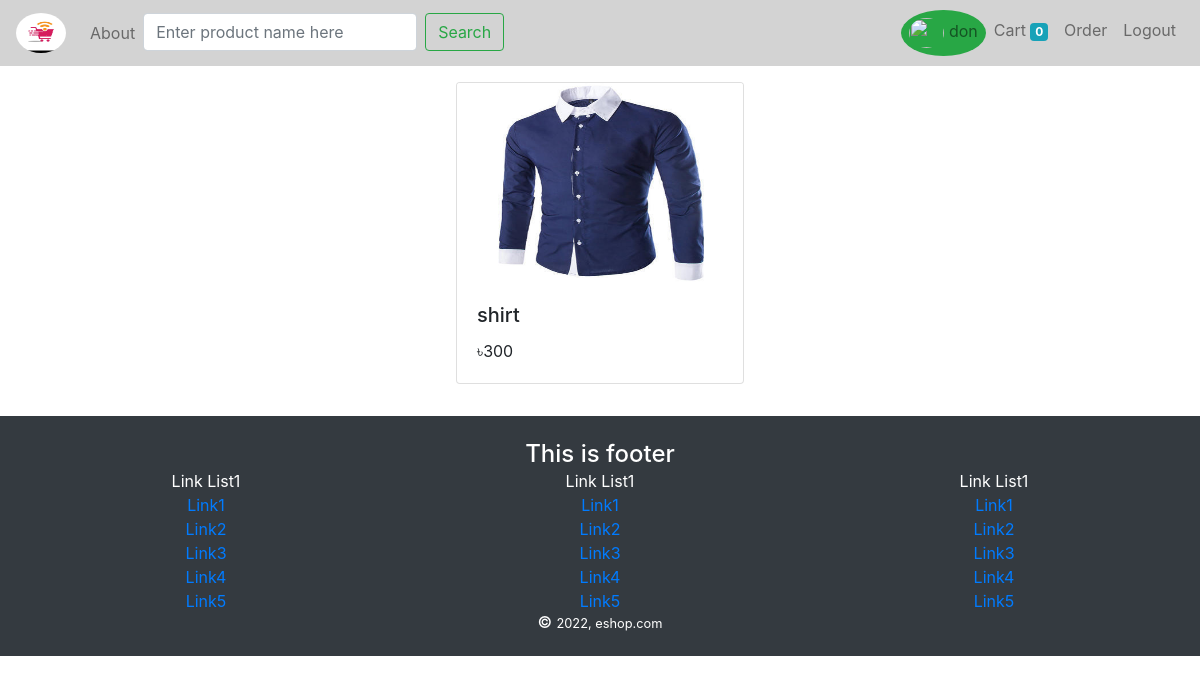
/detail/2/ (signed in), run on the app's committed database.
### store/models/products.py (models this page shows, shortened)
class Product(models.Model):
    name = models.CharField(max_length=250)
    price = models.IntegerField(default=0)
    category = models.ForeignKey(Category, on_delete=models.CASCADE, default=1)
    description = models.CharField(max_length=400, default="")
    image = models.ImageField(upload_to='upload/products/')
    class Meta:
        verbose_name = "Productt"

### store/views/detail.py (the view)
# urls.py: path('detail/<int:p_id>/', Detail.as_view(), name='detail'),
class Detail(View):
    def get(self, request, p_id):
        product = Product.objects.get(pk=p_id)
        return render(request, "store/detail.html", {"product": product})

### store/templatetags/custom_filter.py (called while the page is built)
@register.filter("add_currency_sign")
def add_currency_sign(price):
    return "৳" + str(price)

### store/templates/store/detail.html (shortened to what this page needs)
{% extends 'store/base.html' %}
{% load cart %}
{% load custom_filter %}
{% block content %}
<div class="container-fluid p-3">
  <div class="row">
    <div class="col-lg-12">
      <div class="row mx-auto">
        <div
          class="card mx-auto mb-3"
          id="{{ product.id }}"
          style="width: 18rem"
        >
          <img
            class="card-img-top"
            src="{{product.image.url}}"
            alt="Card image cap"
            style="height: 200px"
          />
          <div class="card-body">
            <h5 class="card-title">{{product.name}}</h5>
            <p class="card-text">{{product.price|add_currency_sign}}</p>
          </div>
        </div>
      </div>
    </div>
  </div>
</div>
{% endblock content %}

### data on the page
Product: image (picture), name "shirt", price|add_currency_sign "৳300"

### other printed values
{{ request.session.customer_name }} "don"
{{ request.session.cart.keys|length }} "0"
